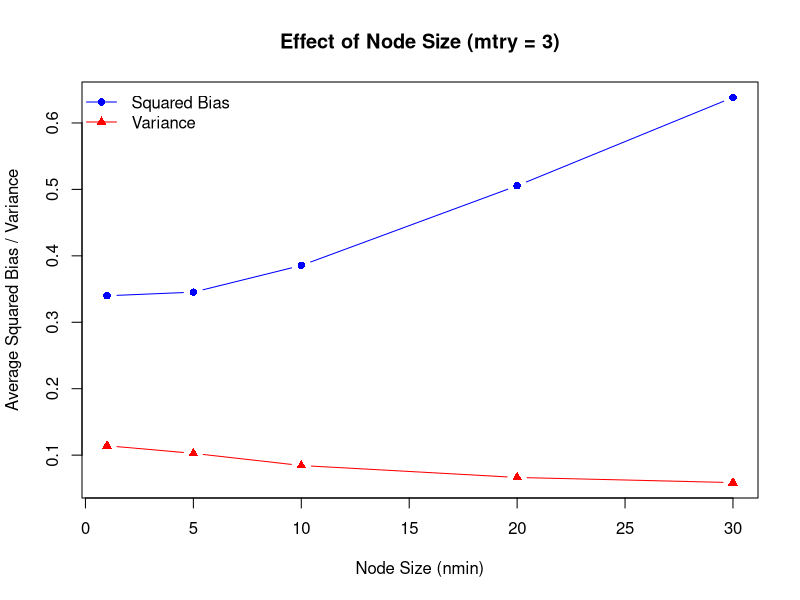
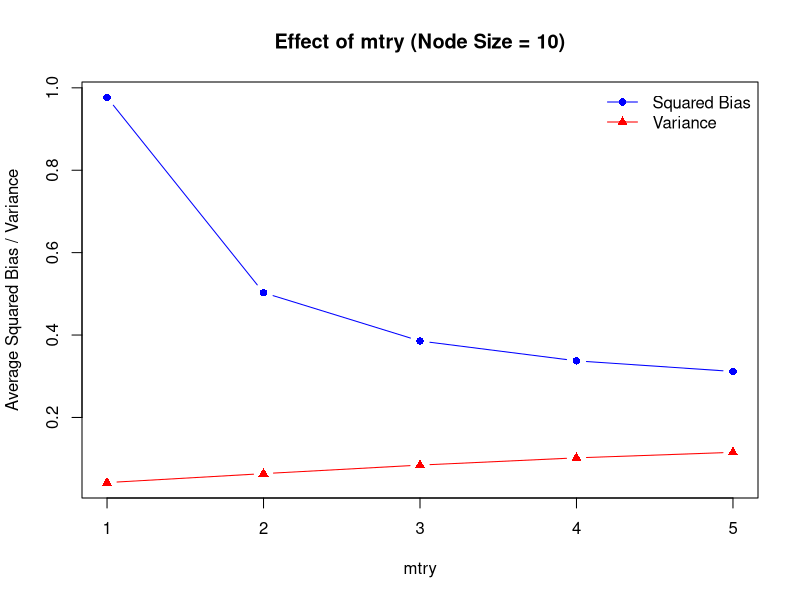
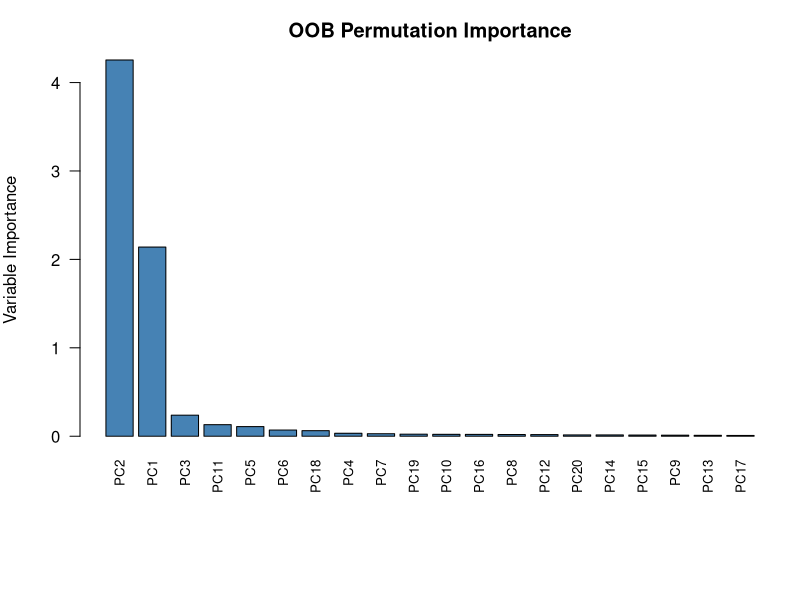

Write the R code that produced these figures, in order.
## ---- chunk 1
#| include: false
knitr::opts_chunk$set(message = FALSE, warning = FALSE)
## ---- chunk 2
#| echo: false
q1_results <- data.frame(
  Comparison = c(rep("Node size", 5), rep("mtry", 5)),
  Node_size = c(1, 5, 10, 20, 30, rep(10, 5)),
  mtry = c(rep(3, 5), 1:5),
  Squared_bias = c(
    0.3399099, 0.3453614, 0.3855441, 0.5055379, 0.6384862,
    0.9767679, 0.5028069, 0.3855441, 0.3374005, 0.3115977
  ),
  Variance = c(
    0.11417604, 0.10263869, 0.08437350, 0.06640913, 0.05868103,
    0.04189769, 0.06366196, 0.08437350, 0.10195442, 0.11535320
  )
)
knitr::kable(q1_results, digits = 4, row.names = FALSE)
## ---- chunk 3
#| echo: false
q1_node <- q1_results[1:5, ]
plot(
  q1_node$Node_size, q1_node$Squared_bias, type = "b", pch = 16,
  col = "blue",
  ylim = range(c(q1_node$Squared_bias, q1_node$Variance)),
  xlab = "Node Size (nmin)", ylab = "Average Squared Bias / Variance",
  main = "Effect of Node Size (mtry = 3)"
)
lines(q1_node$Node_size, q1_node$Variance, type = "b", pch = 17, col = "red")
legend(
  "topleft", legend = c("Squared Bias", "Variance"),
  col = c("blue", "red"), pch = c(16, 17), lty = 1, bty = "n"
)
## ---- chunk 4
#| echo: false
q1_mtry <- q1_results[6:10, ]
plot(
  q1_mtry$mtry, q1_mtry$Squared_bias, type = "b", pch = 16,
  col = "blue",
  ylim = range(c(q1_mtry$Squared_bias, q1_mtry$Variance)),
  xlab = "mtry", ylab = "Average Squared Bias / Variance",
  main = "Effect of mtry (Node Size = 10)"
)
lines(q1_mtry$mtry, q1_mtry$Variance, type = "b", pch = 17, col = "red")
legend(
  "topright", legend = c("Squared Bias", "Variance"),
  col = c("blue", "red"), pch = c(16, 17), lty = 1, bty = "n"
)
## ---- chunk 5
#| echo: false
q2_grid <- data.frame(
  mtry = c(20, 15, 20, 15, 20, 20, 10, 10, 5, 5,
           10, 5, 15, 10, 15, 2, 2, 5, 2, 2),
  nmin = c(20, 1, 1, 10, 10, 5, 20, 1, 20, 10,
           5, 1, 5, 10, 20, 5, 10, 5, 20, 1),
  OOB_error = c(
    0.06779661, 0.07438017, 0.08474576, 0.10400000, 0.10400000,
    0.10743802, 0.12389381, 0.12800000, 0.13274336, 0.14035088,
    0.14529915, 0.15384615, 0.16666667, 0.21008403, 0.21093750,
    0.33070866, 0.36283186, 0.36666667, 0.38636364, 0.40458015
  )
)
q2_grid <- q2_grid[order(q2_grid$OOB_error), ]
knitr::kable(
  q2_grid,
  digits = 4,
  row.names = FALSE,
  col.names = c("mtry", "Node size (nmin)", "OOB error")
)
## ---- chunk 6
#| echo: false
q2_importance <- data.frame(
  PC = paste0("PC", c(2, 1, 3, 11, 5, 6, 18, 4, 7, 19,
                      10, 16, 8, 12, 20, 14, 15, 9, 13, 17)),
  Importance = c(
    4.255099239, 2.139314563, 0.238338658, 0.131010383,
    0.109216338, 0.070289828, 0.062862082, 0.033434557,
    0.028855428, 0.023530036, 0.021333048, 0.020990796,
    0.019229390, 0.018690962, 0.015302146, 0.014657072,
    0.013029220, 0.012020603, 0.010739190, 0.008957957
  )
)
knitr::kable(
  q2_importance,
  digits = 4,
  row.names = FALSE,
  col.names = c("Principal component", "OOB permutation importance")
)
## ---- chunk 7
#| echo: false
par(mar = c(8, 4, 3, 1))
barplot(
  q2_importance$Importance,
  names.arg = q2_importance$PC,
  las = 2,
  col = "steelblue",
  main = "OOB Permutation Importance",
  ylab = "Variable Importance",
  cex.names = 0.8
)
